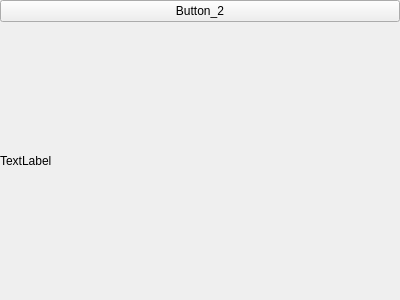
<?xml version="1.0" encoding="UTF-8"?>
<ui version="4.0">
 <class>Frame2</class>
 <widget class="QFrame" name="Frame2">
  <property name="geometry">
   <rect>
    <x>0</x>
    <y>0</y>
    <width>400</width>
    <height>300</height>
   </rect>
  </property>
  <property name="windowTitle">
   <string>Frame</string>
  </property>
  <layout class="QGridLayout" name="gridLayout">
   <property name="leftMargin">
    <number>0</number>
   </property>
   <property name="topMargin">
    <number>0</number>
   </property>
   <property name="rightMargin">
    <number>0</number>
   </property>
   <property name="bottomMargin">
    <number>0</number>
   </property>
   <property name="spacing">
    <number>0</number>
   </property>
   <item row="0" column="0">
    <widget class="QPushButton" name="pushButton_2">
     <property name="text">
      <string>Button_2</string>
     </property>
    </widget>
   </item>
   <item row="1" column="0">
    <widget class="QLabel" name="label_2">
     <property name="autoFillBackground">
      <bool>true</bool>
     </property>
     <property name="text">
      <string>TextLabel</string>
     </property>
     <property name="scaledContents">
      <bool>true</bool>
     </property>
    </widget>
   </item>
  </layout>
 </widget>
 <resources/>
 <connections/>
</ui>
